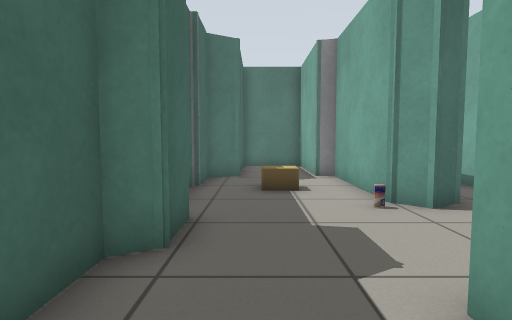
[1] (above)

20 first-person views from a walk through a robot-simulator world made for Gazebo. The camera is 0.7 m above the floor, tilts 4° down and sees 80° across. The lines on the ground mark 1 m squares. The floor is counted in squares, 0.5 m on a side. Each view is taken from the middle of a square. On the plan, view 1 faces up. The plan holds only what a view shows up to about 14 squares ahead; the rest is blank. The robots in the file are not drawn.

[2]
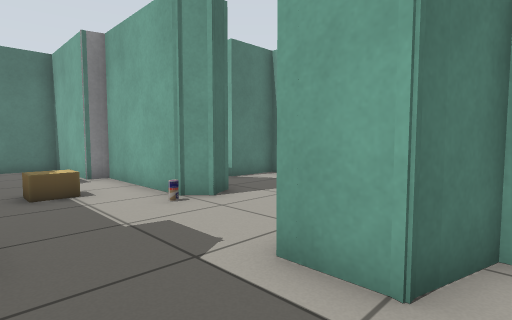

[3]
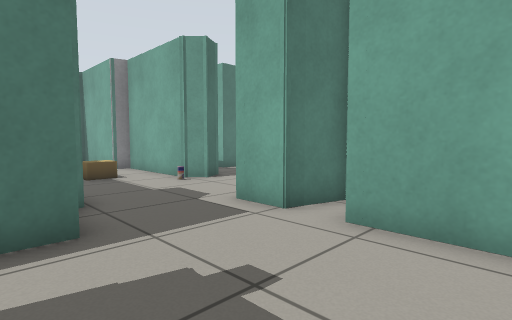

[4]
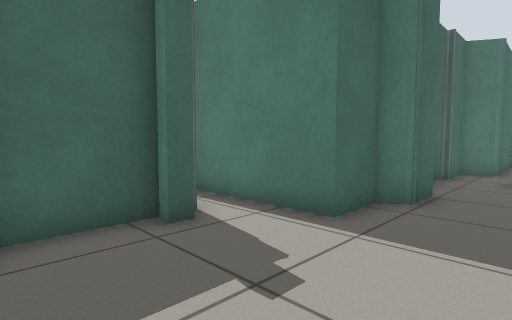

[5]
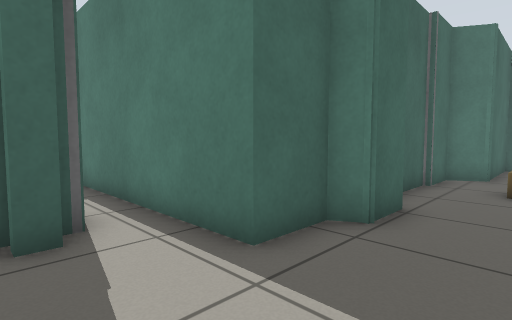

[6]
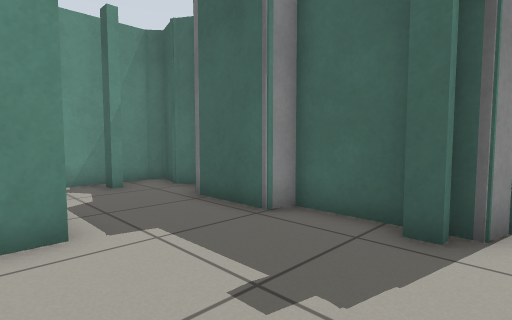

[7]
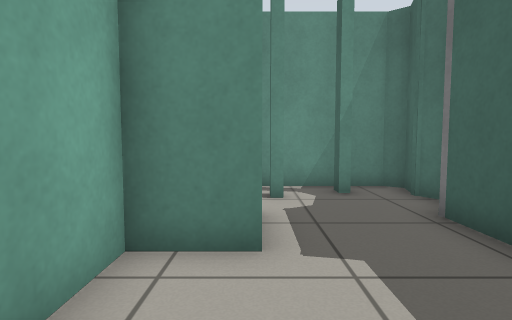

[8]
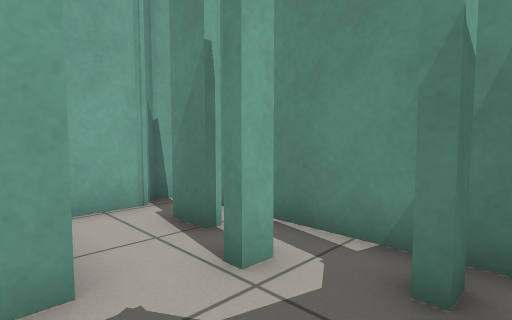

[9]
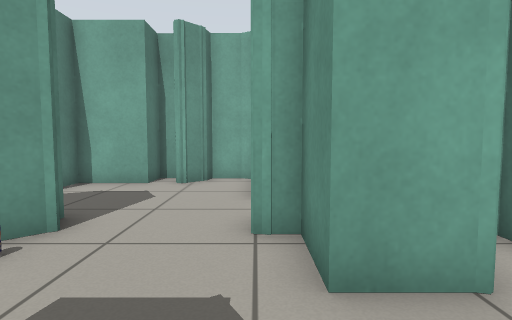

[10]
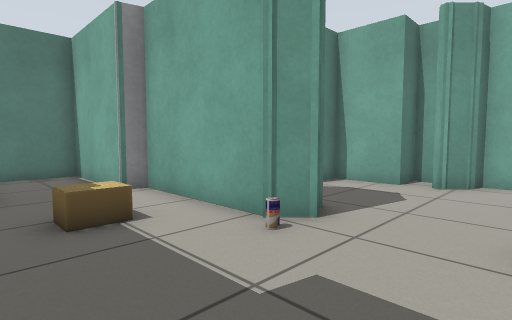

[11]
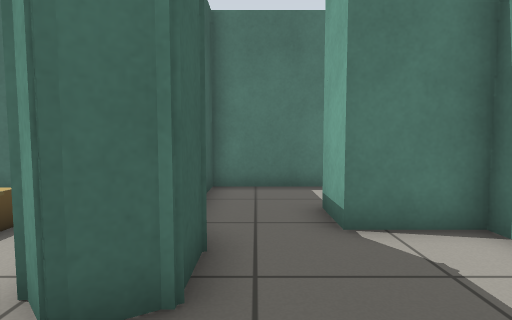

[12]
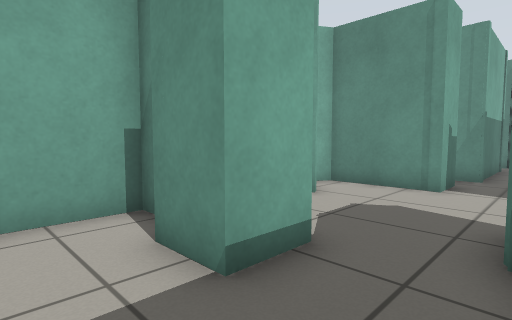

[13]
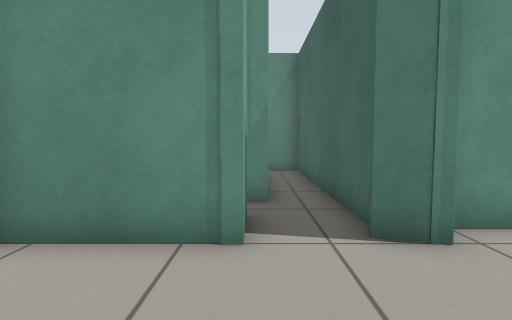

[14]
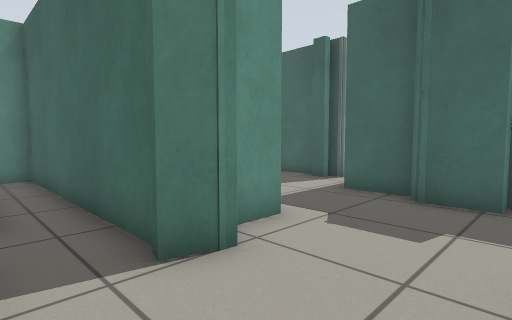

[15]
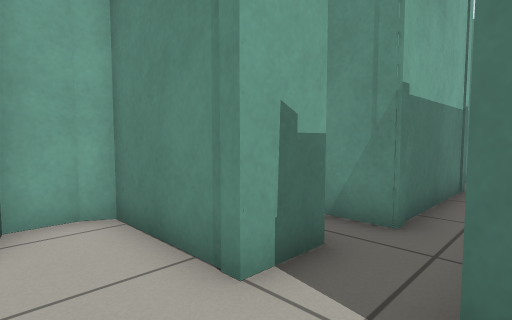

[16]
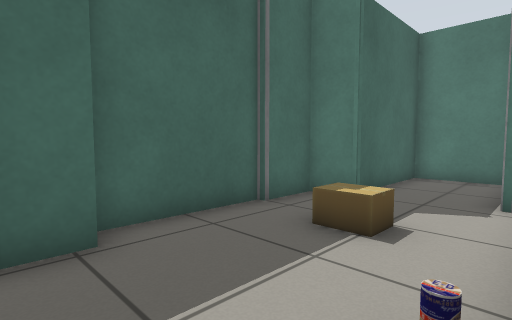

[17]
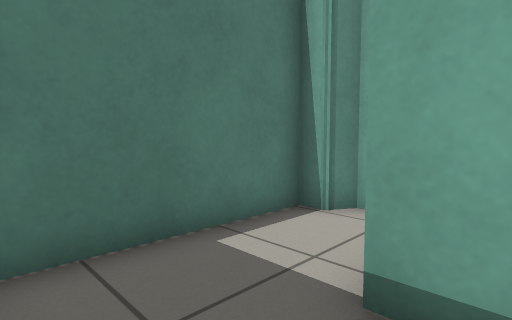

[18]
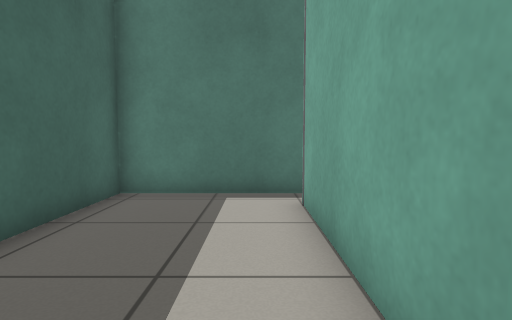

[19]
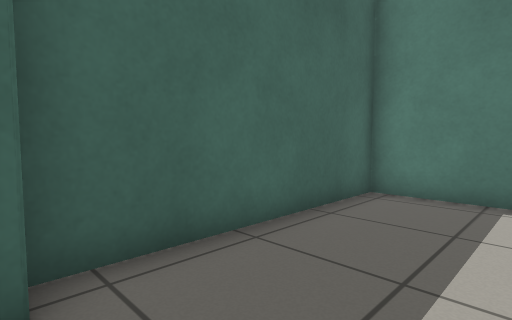

[20]
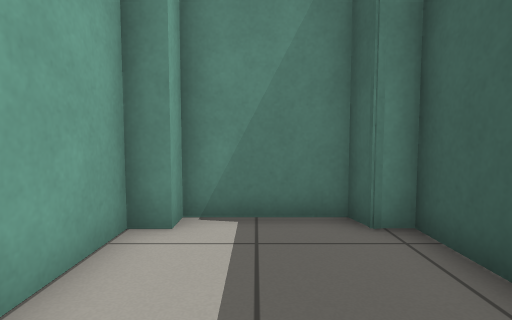

### Floor plan
Points are (right, up) in squares from view 1. A wall is a line through its corners. A room is listed if a view was taken in it or the views show most of it. See-through windows are left out.
Room 1 (views 1, 2, 3, 4, 5, 6, 7)
walls: (-3.5, 0) (-3.5, -0.5); (-0.1, -3.7) (1.7, -3.7) (1.7, -0.5); (-4, 0.3) (-4, -2.9) (-3.5, -3); (-1.8, 2.6) (-1.8, 1.7) (-3.5, 1.7); (3.4, -0.6) (3.4, 0.4) (1.7, 0.9) (1.7, 2.3)
ways out: opening at (-2, -4.5) to room 2; opening at (0, 2) to room 3; opening at (-4.5, 1) to room 5
Room 2 (view 8)
walls: (-0.1, -5.7) (-0.1, -5.1); (-0.7, -7.8) (-0.7, -7.1) (-0.4, -7.1) (-0.4, -7.8); (-2.1, -7.7) (-2.1, -8.4); (0.8, -8.1) (0.8, -7.8) (1.9, -7.8); (-2.4, -8.4) (-2.4, -7.7); (-4.3, -6.8) (-3.9, -7.4) (-4.2, -8.6) (-3.7, -9) (2, -9); (-3.5, -3) (-3.5, -5.6); (3.1, -7.8) (3.1, -6.4)
ways out: opening at (-2, -4.5) to room 1
Room 3 (views 9, 10, 15, 16)
walls: (4.4, 6.5) (3.6, 6) (2.9, 6.6) (2.9, 11.3) (2.3, 11.5) (2.3, 15.6) (-0.6, 15.6) (-0.6, 11.3) (-1.8, 10.6) (-1.8, 5.3) (-1.2, 5.3) (-1.2, 3.8) (-1.8, 3.5) (-1.8, 2.6); (1.7, 2.3) (3.4, 2.3) (3.4, 3.1) (4.5, 2.8)
ways out: opening at (0, 2) to room 1; opening at (4, 4.5) to room 4
objects: cardboard box (0, 8) to (1, 9); drink can (3, 6)
Room 4 (views 11, 12, 13, 14, 17)
walls: (4.2, 7.7) (4.2, 6.6); (9.3, 9.4) (9.7, 9.4) (9.7, 11.9) (9.1, 12.2) (9.1, 12.8) (3.7, 12.8) (3.7, 11.6); (9.7, 5.8) (9.7, 6.4) (8.5, 6.4) (8.5, 8.6) (6.3, 8.6) (6.3, 10.1) (7.9, 10.1); (6.2, 3) (9.4, 3) (9.7, 3.5) (9.7, 4.5) (9.1, 4.7) (8.4, 5.4)
ways out: opening at (4, 4.5) to room 3; opening at (5, 2.5)
Room 5 (views 18, 19, 20)
walls: (-3.9, 0) (-3.5, 0); (-3.5, 1.7) (-9.5, 1.7) (-9.5, -5.7) (-8.8, -5.7) (-8.6, -6.3) (-5.7, -6.3) (-5.7, -5.7) (-5, -5.7) (-5, 0.6) (-4, 0.3)
ways out: opening at (-4.5, 1) to room 1

Where each view was taken, in squares from view 1:
view 1: 0 up, 0 right, facing up
view 2: 0 up, 1 left, facing up-right
view 3: 3 down, 3 left, facing up-right
view 4: 3 down, 1 right, facing up-left
view 5: 1 down, 1 right, facing up-left
view 6: 1 up, 1 right, facing down-left
view 7: 0 up, 0 right, facing down
view 8: 5 down, 3 left, facing down-right
view 9: 3 up, 1 left, facing right
view 10: 3 up, 1 left, facing up-right
view 11: 4 up, 5 right, facing up
view 12: 12 up, 4 right, facing down-right
view 13: 7 up, 6 right, facing down
view 14: 6 up, 6 right, facing down-left
view 15: 5 up, 4 right, facing down-right
view 16: 4 up, 3 right, facing up-left
view 17: 9 up, 4 right, facing up-right
view 18: 6 down, 6 left, facing up
view 19: 6 down, 6 left, facing up-left
view 20: 1 down, 7 left, facing down
